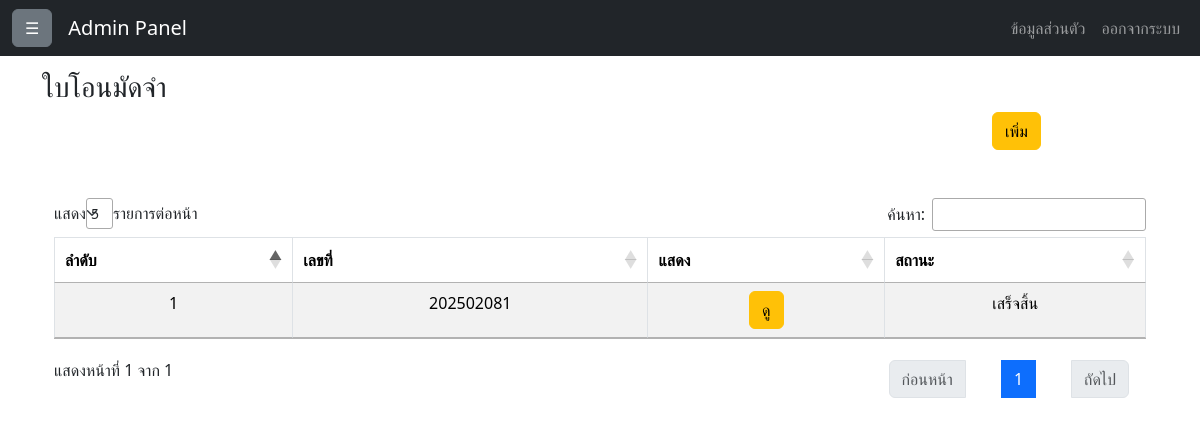
/depositslipmanage/202502081/, run on an earlier commit of the app's database.
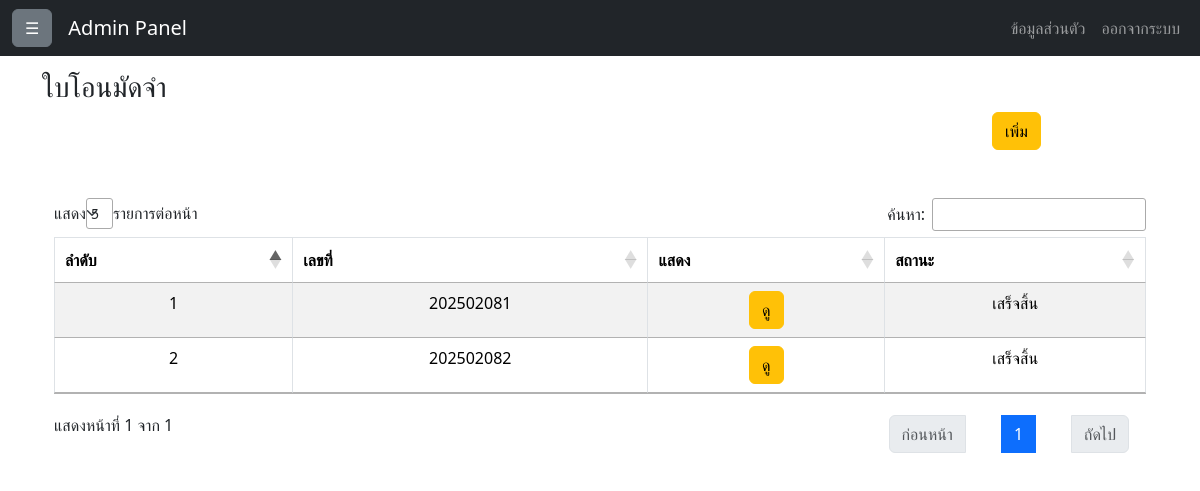
And on a later commit of the database.
### pApp/models.py (models this page shows)
class depositslip(models.Model):
    depositslip_number = models.CharField(max_length=25)
    depositslip_date = models.DateField(null=True, blank=True)
    deposit_total = models.IntegerField()
    deposit_vat = models.IntegerField()
    deposit_totalprice = models.IntegerField()
    deposit_status = models.IntegerField()
    quotation = models.ForeignKey(
        quotation,on_delete=models.CASCADE, related_name="depositslips"
    )  # เพิ่ม ForeignKey เพื่อเชื่อมโยงกับ depositslip

### pApp/backEnd/depositslipmanage.py (the view)
# urls.py: path('depositslipmanage/<str:quotation_number>/', depositslipmanage.depositslip, name='depositslipmanage'),
def depositslip(request, quotation_number):
    quotation_data = get_object_or_404(quotation, number=quotation_number)
    depositslip_data = quotation_data.depositslips.all()
    all_quotations = quotation.objects.all()
    return render(request, 'depositslipmanage.html', {
        'quotation_number': quotation_data,
        'depositslips': depositslip_data,
        'quotations': all_quotations
    })

### pApp/templates/depositslipmanage.html (shortened to what this page needs)
<!DOCTYPE html>
<html lang="en">
<head>
    {% load static %}
    <link rel="stylesheet" href="{% static 'css/bootstrap.min.css' %}">
    <link rel="stylesheet" href="https://cdn.datatables.net/1.13.6/css/jquery.dataTables.min.css">
<link rel="stylesheet" href="https://cdn.datatables.net/1.13.6/css/dataTables.bootstrap5.min.css">
</head>
<body>
    {% include 'includes/navbar.html' %}
    <div class="main-container">
        <div class="content" id="content">
            {% block content %}
            <div class="container text-center">
                <div class="row">
                    <h3 align="left">ใบโอนมัดจำ</h3>
                </div>
                <div class="row">
                    <div class="col-10"></div>
                    <div class="col-2">
                        <div class="col-2">
                                <div>
                                    <a href="{% url 'depositslip_form' quotation_number.number %}">
                                        <button type="button" class="btn btn-warning">เพิ่ม</button>
                                    </a>
                                    <br>
                                </div>
                        </div>
                    </div>
                </div>
                <div class="row">
                  <div class="col-12">
                    <div class="container mt-5">
                        <table id="example" class="table table-striped table-bordered table-responsive" style="width:100%">
                            <thead>
                                <tr>
                                    <th>ลำดับ</th>
                                    <th>เลขที่</th>
                                    <th>แสดง</th>
                                    <th>สถานะ</th>
                                </tr>
                            </thead>
                            <tbody>
                                {% if depositslips %}
                                    {% for depositslip in depositslips %}
                                        <tr>
                                            <td>{{ forloop.counter }}</td>
                                            <td>{{ depositslip.depositslip_number  }}</td>
                                            <td>
                                                <a href="/depositslip_view/{{ depositslip.depositslip_number }}/">
                                                    <button type="button" class="btn btn-warning">ดู</button>
                                                </a>
                                              </td>
                                            {% if depositslip.deposit_status == -1 %}
                                            <td>ดำเนินการ</td>
                                            {%else%}
                                            <td>เสร็จสิ้น</td>
                                            {%endif%}
                                        </tr>
                                    {% endfor %}
                                {% endif %}
                            </tbody>
                        </table>
                    </div>
                </div>
              </div>
            {% endblock %}
        </div>
    </div>
</body>
</html>

What changed in the data, as far as the page shows it:
added depositslip: depositslip_number "202502082", deposit_status "เสร็จสิ้น"
